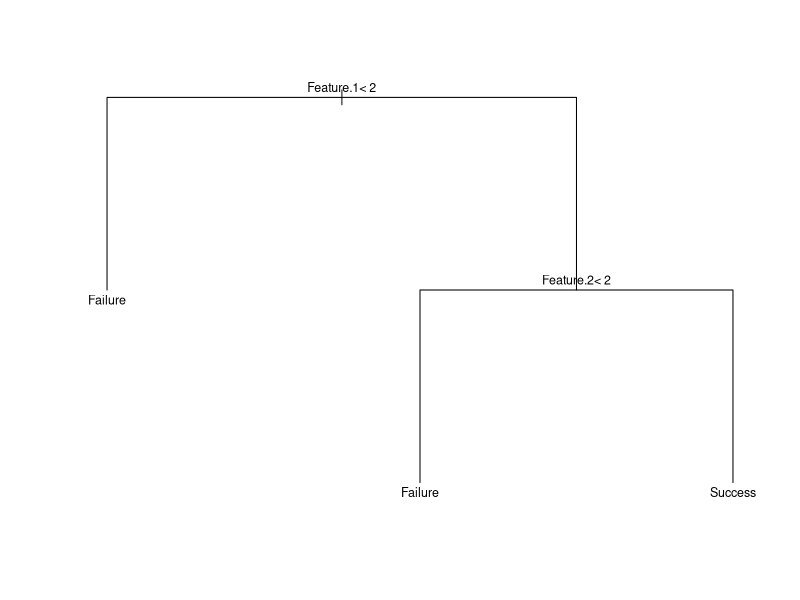

Here is the R script that generated this plot:



well_outcome <- read.table("well-example.csv", sep=";",row.name = "Well.ID", header=TRUE)



































library(rpart)

fit <- rpart(Success ~ Feature.1 + Feature.2 + Feature.3, data=well_outcome, control=rpart.control(minbucket=1), method="class")

plot(fit)
text(fit, cex=.75)
